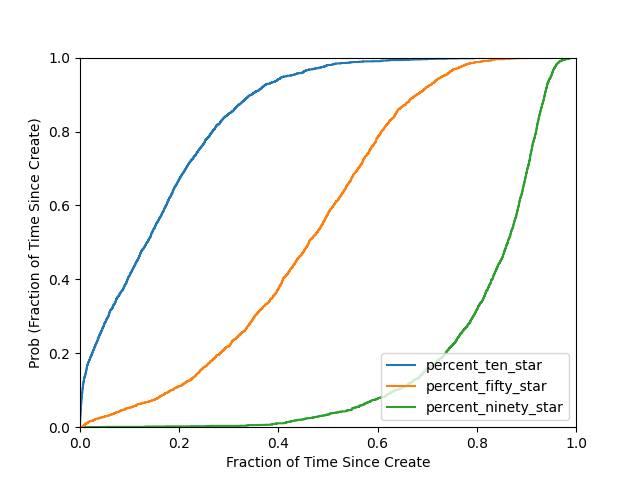

Write the Python code that produced this figure.
import os
import pandas as pd
import seaborn as sns
import numpy as np
import matplotlib.pyplot as plt

def main():
    # https://www.geeksforgeeks.org/how-to-calculate-and-plot-a-cumulative-distribution-function-with-matplotlib-in-python/
    # Basic Seaborn Approach: https://seaborn.pydata.org/tutorial/introduction
    percent_stars = pd.read_csv("../data/datasets/RQ3_data.csv")

    # This produces an ECDF plot
    ecdf_plot =  sns.ecdfplot(data=percent_stars.filter(like="percent_", axis="columns"))

    # Changing the Label Titles to Match Approach
    ecdf_plot.set(xlabel="Fraction of Time Since Create",
                  ylabel="Prob (Fraction of Time Since Create)",
                  xlim = (0.0, 1.0),
                  ylim = (0.0, 1.0))

    plt.show()

if __name__ == "__main__":
    main()
